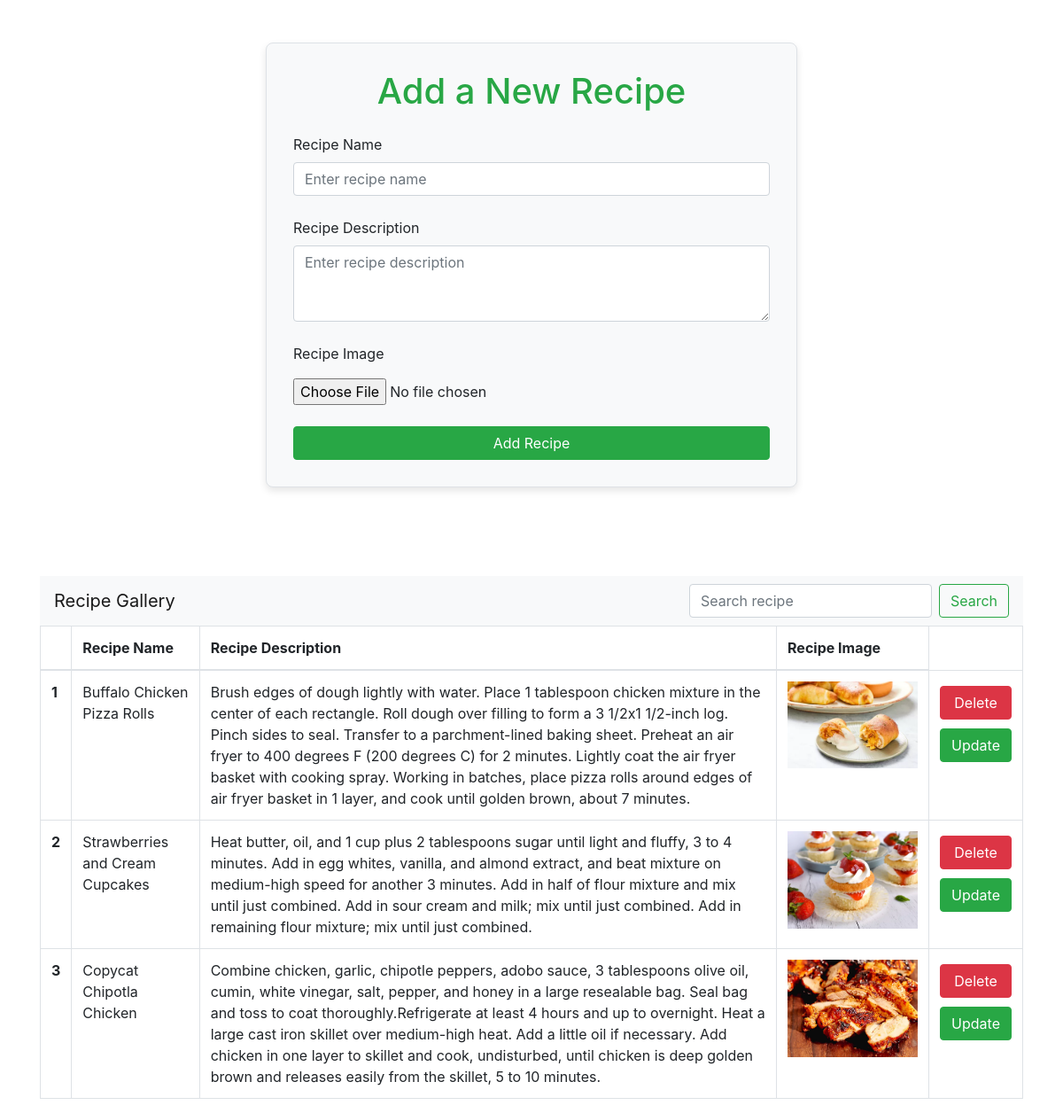
The page / on the database its author committed.
### vege/models.py (models this page shows)
class Receipe (models.Model):
    receipe_name = models.CharField(max_length=100)
    receipe_description = models.TextField()
    receipe_image = models.ImageField(upload_to="receipe")

### vege/views.py (the view, shortened to what this page needs)
# urls.py: path('',receipes,name="receipes"),
def receipes(request):
    queryset = Receipe.objects.all()
    if request.GET.get('search'):
        queryset = queryset.filter(receipe_name__icontains = request.GET.get('search'))
    context = {'receipes':queryset}
    return render(request,"receipes/receipes.html",context)

### vege/templates/receipes/receipes.html (shortened to what this page needs)
<!DOCTYPE html>
<html lang="en">
<head>
    <link href="https://stackpath.bootstrapcdn.com/bootstrap/4.5.2/css/bootstrap.min.css" rel="stylesheet">
</head>
<body>
    <div class="container mt-5">
        <div class="form-container">
            <h1 class="text-center mb-4">Add a New Recipe</h1>
            <form method="post" enctype="multipart/form-data">
                <div class="form-group">
                    <label for="recipeName">Recipe Name</label>
                    <input name="receipe_name" type="text" class="form-control" id="recipeName"
                        placeholder="Enter recipe name" required>
                </div>
                <div class="form-group">
                    <label for="recipeDescription">Recipe Description</label>
                    <textarea name="receipe_description" class="form-control" id="recipeDescription" rows="3"
                        placeholder="Enter recipe description" required></textarea>
                </div>
                <div class="form-group">
                    <label for="recipeImage">Recipe Image</label>
                    <input name="receipe_image" type="file" class="form-control-file mt-2" id="recipeImage">
                </div>
                <div>
                    <button type="submit" class="btn btn-success btn-block">Add Recipe</button>
                </div>
            </form>
        </div>
        <nav class="navbar navbar-light bg-light justify-content-between">
            <a class="navbar-brand">Recipe Gallery</a>
            <form class="form-inline">
                <input class="form-control mr-sm-2" type="search" placeholder="Search recipe" aria-label="Search"
                    name="search">
                <button class="btn btn-outline-success my-2 my-sm-0" type="submit">Search</button>
            </form>
        </nav>
        <table class="table table-hover table-bordered">
            <thead>
                <tr>
                    <th scope="col"></th>
                    <th scope="col">Recipe Name</th>
                    <th scope="col">Recipe Description</th>
                    <th scope="col">Recipe Image</th>
                </tr>
            </thead>
            <tbody>
                {% for receipe in receipes %}
                <tr>
                    <th scope="row">{{forloop.counter}}</th>
                    <td>{{receipe.receipe_name}}</td>
                    <td>{{receipe.receipe_description}}</td>
                    <td>
                        <img src="/media/{{receipe.receipe_image}}"
                            style="display: block;margin-left: auto;margin-right: auto;width: 100%;"
                            alt="No image to display">
                    </td>
                    <td>
                        <div class="btn-group-custom">
                            <a href="/delete-receipe/{{ receipe.id }}" class="btn btn-danger btn-custom">Delete</a>
                            <a href="/update-receipe/{{ receipe.id }}" class="btn btn-success btn-custom">Update</a>
                        </div>
                    </td>
                </tr>
                {% endfor %}
            </tbody>
        </table>
    </div>
</body>
</html>

### vege/templates/receipes/receipes.html (style rules this page uses)
.form-container { background-color: #f8f9fa; border: 1px solid #dee2e6; border-radius: 8px; padding: 30px; box-shadow: 0 4px 8px rgba(0, 0, 0, 0.1); max-width: 600px; margin: auto; margin-bottom: 100px; }
.form-container h1 { color: #28a745; }
.form-container .btn-success { background-color: #28a745; border-color: #28a745; }
.form-group { margin-bottom: 1.5rem; }
.btn-group-custom { display: flex; flex-direction: column; align-items: center; }
.btn-custom { width: 100%; text-align: center; margin: 5px 0; }

### rows shown on the page
Receipe: receipe_name "Buffalo Chicken Pizza Rolls", receipe_description "Brush edges of dough lightly with water. Place 1 tablespoon chicken mixture in the center of each rectangle. Roll dough over filling to form a 3 1/2x1 1/2-inch log. Pinch sides to seal. Transfer to a parchment-lined baking sheet. Preheat an air fryer to 400 degrees F (200 degrees C) for 2 minutes. Lightly coat the air fryer basket with cooking spray. Working in batches, place pizza rolls around edges of air fryer basket in 1 layer, and cook until golden brown, about 7 minutes.", receipe_image (picture)
Receipe: receipe_name "Strawberries and Cream Cupcakes", receipe_description "Heat butter, oil, and 1 cup plus 2 tablespoons sugar until light and fluffy, 3 to 4 minutes. Add in egg whites, vanilla, and almond extract, and beat mixture on medium-high speed for another 3 minutes. Add in half of flour mixture and mix until just combined. Add in sour cream and milk; mix until just combined. Add in remaining flour mixture; mix until just combined.", receipe_image (picture)
Receipe: receipe_name "Copycat Chipotla Chicken", receipe_description "Combine chicken, garlic, chipotle peppers, adobo sauce, 3 tablespoons olive oil, cumin, white vinegar, salt, pepper, and honey in a large resealable bag. Seal bag and toss to coat thoroughly.Refrigerate at least 4 hours and up to overnight. Heat a large cast iron skillet over medium-high heat. Add a little oil if necessary. Add chicken in one layer to skillet and cook, undisturbed, until chicken is deep golden brown and releases easily from the skillet, 5 to 10 minutes.", receipe_image (picture)
